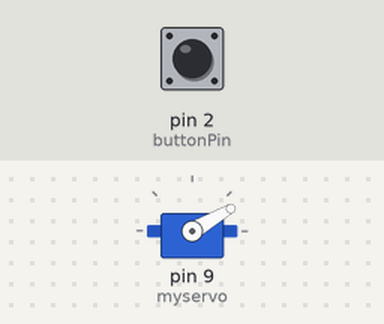
Simulated run of this sketch. Board: Arduino Uno, built with avr-gcc and run on an emulated ATmega328P. Parts: servo. The inputs (shaded band) are chosen by the test bench; at power-on: pin 2 (buttonPin) HIGH.

Above: at 0.05 s.
Timing chart, 0 to 3.0 s (numbered marks = the images above):
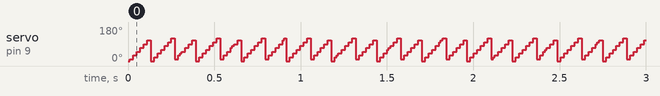

Measured:
- by itself, servo on pin 9 (myservo): ramps from 0° to 120° and jumps back, once every 0.13 s

The sketch:

mummy.ino
```cpp
#include <Servo.h>
const int buttonPin=2;
const int servoPin=9;
int buttonState=0;
Servo myservo;
int pos=0;

void setup()
{
  pinMode(buttonPin,INPUT_PULLUP);
  myservo.attach(9);
}
void loop()
{
buttonState=digitalRead(buttonPin);{
if(buttonState==HIGH);
for (pos=0; pos<=120; pos+=10)
{
  myservo.write(pos);
  delay(10);
}
}
}
```
